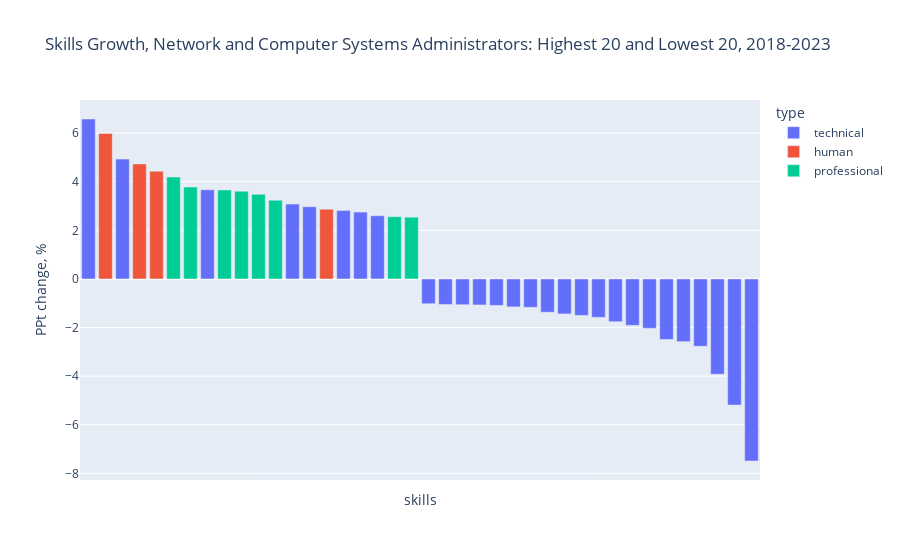

The notebook cell this image was saved under:
### Markdown cell above
#### Graph showing occupation's skills trends 2018-2023, and their distribution by type

### Code cell
# Manually order the x-axis categories based on the percentage change
ordered_x = skills5yr_ncsa.groupby('skills')['propchange_18_23'].max().sort_values(ascending=False).index

fig = px.bar(skills5yr_ncsa, x = 'skills', y='propchange_18_23', color = 'type', category_orders={'skills': ordered_x},
            hover_data={'type': False},
            title = 'Skills Growth, Network and Computer Systems Administrators: Highest 20 and Lowest 20, 2018-2023')

# Update layout to hide x-axis labels and customize hover information
fig.update_layout(
    xaxis=dict(showticklabels=False),  # Hide x-axis labels
)
# Update layout to set y-axis label
fig.update_yaxes(title_text='PPt change, %')

fig.show()

### Figure 1 — Plotly figure (JSON) as saved in the notebook; plotly's stock layout.template omitted (floating-point values rounded to 4 significant figures)
{"data": [{"alignmentgroup": "True", "customdata": [["technical"], ["technical"], ["technical"], ["technical"], ["technical"], ["technical"], ["technical"], ["technical"], ["technical"], ["technical"], ["technical"], ["technical"], ["technical"], ["technical"], ["technical"], ["technical"], ["technical"], ["technical"], ["technical"], ["technical"], ["technical"], ["technical"], ["technical"], ["technical"], ["technical"], ["technical"], ["technical"], ["technical"]], "hovertemplate": "skills=%{x}<br>propchange_18_23=%{y}<extra></extra>", "legendgroup": "technical", "marker": {"color": "#636efa", "pattern": {"shape": ""}}, "name": "technical", "offsetgroup": "technical", "orientation": "v", "showlegend": true, "textposition": "auto", "type": "bar", "x": ["Cloud Solutions", "Cybersecurity", "Cloud Computing", "Identity and Access Management", "Basic Technical Knowledge", "IT Management", "IT Automation", "Process Improvement and Optimization", "Scripting Languages", "Data Storage", "Computer Hardware", "Database Architecture and Administration", "Web Design and Development", "Middleware", "Enterprise Application Management", "System Design and Implementation", "Virtualization and Virtual Machines", "Software Development", "Query Languages", "Scripting", "Configuration Management", "Distributed Computing", "Java", "Network Protocols", "Databases", "Systems Administration", "Servers", "Operating Systems"], "xaxis": "x", "y": [6.58, 4.93, 3.67, 3.08, 2.97, 2.82, 2.75, 2.6, -1.02, -1.05, -1.06, -1.07, -1.09, -1.15, -1.17, -1.37, -1.44, -1.5, -1.58, -1.76, -1.91, -2.03, -2.49, -2.58, -2.77, -3.92, -5.19, -7.49], "yaxis": "y"}, {"alignmentgroup": "True", "customdata": [["human"], ["human"], ["human"], ["human"]], "hovertemplate": "skills=%{x}<br>propchange_18_23=%{y}<extra></extra>", "legendgroup": "human", "marker": {"color": "#EF553B", "pattern": {"shape": ""}}, "name": "human", "offsetgroup": "human", "orientation": "v", "showlegend": true, "textposition": "auto", "type": "bar", "x": ["Initiative and Leadership", "Communication", "Personal Attributes", "Critical Thinking and Problem Solving"], "xaxis": "x", "y": [5.98, 4.73, 4.43, 2.87], "yaxis": "y"}, {"alignmentgroup": "True", "customdata": [["professional"], ["professional"], ["professional"], ["professional"], ["professional"], ["professional"], ["professional"], ["professional"]], "hovertemplate": "skills=%{x}<br>propchange_18_23=%{y}<extra></extra>", "legendgroup": "professional", "marker": {"color": "#00cc96", "pattern": {"shape": ""}}, "name": "professional", "offsetgroup": "professional", "orientation": "v", "showlegend": true, "textposition": "auto", "type": "bar", "x": ["Office and Productivity Equipment and Technology", "Business Operations", "Project Management", "Regulation and Legal Compliance", "Customer Service", "General Science and Research", "Market Analysis", "Financial Trading"], "xaxis": "x", "y": [4.19, 3.78, 3.66, 3.61, 3.48, 3.24, 2.56, 2.54], "yaxis": "y"}], "layout": {"autosize": true, "barmode": "relative", "legend": {"title": {"text": "type"}, "tracegroupgap": 0}, "title": {"text": "Skills Growth, Network and Computer Systems Administrators: Highest 20 and Lowest 20, 2018-2023"}, "xaxis": {"anchor": "y", "autorange": true, "categoryarray": ["Cloud Solutions", "Initiative and Leadership", "Cybersecurity", "Communication", "Personal Attributes", "Office and Productivity Equipment and Technology", "Business Operations", "Cloud Computing", "Project Management", "Regulation and Legal Compliance", "Customer Service", "General Science and Research", "Identity and Access Management", "Basic Technical Knowledge", "Critical Thinking and Problem Solving", "IT Management", "IT Automation", "Process Improvement and Optimization", "Market Analysis", "Financial Trading", "Scripting Languages", "Data Storage", "Computer Hardware", "Database Architecture and Administration", "Web Design and Development", "Middleware", "Enterprise Application Management", "System Design and Implementation", "Virtualization and Virtual Machines", "Software Development", "Query Languages", "Scripting", "Configuration Management", "Distributed Computing", "Java", "Network Protocols", "Databases", "Systems Administration", "Servers", "Operating Systems"], "categoryorder": "array", "domain": [0, 1], "range": [-0.5, 39.5], "showticklabels": false, "title": {"text": "skills"}, "type": "category"}, "yaxis": {"anchor": "x", "autorange": true, "domain": [0, 1], "range": [-8.272, 7.362], "title": {"text": "PPt change, %"}, "type": "linear"}}}
